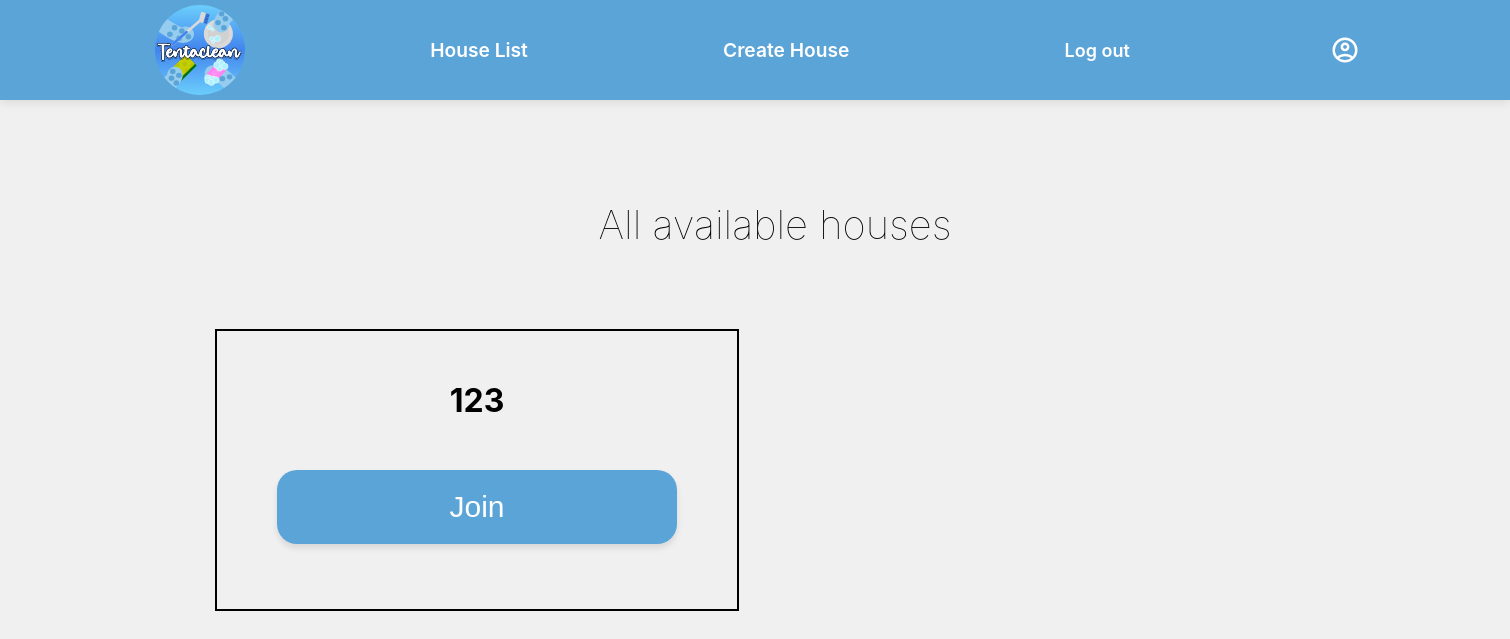
/houselist, run on an earlier commit of the app's database.
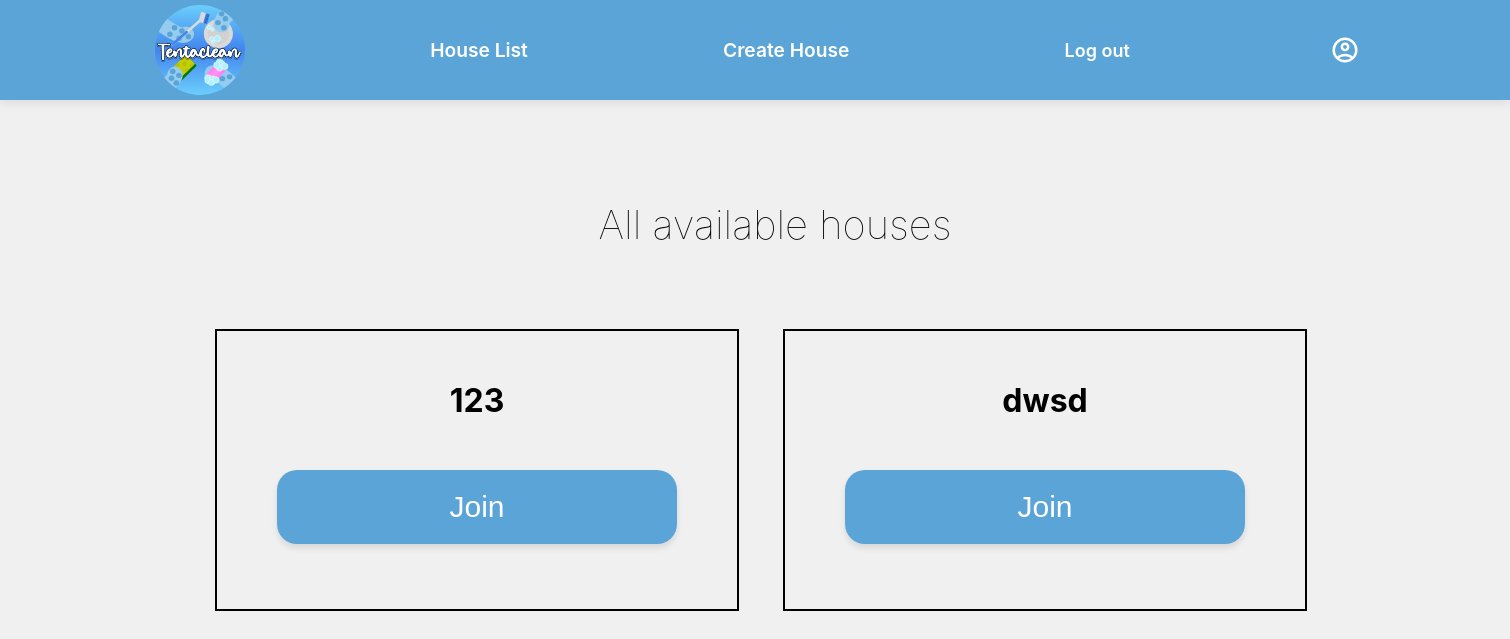
And on a later commit of the database.
### app.py (models this page shows)
class House(db.Model):
    id = db.Column(db.Integer, primary_key=True)
    ownerid = db.Column(db.Integer, db.ForeignKey("user.id"))
    name = db.Column(db.String(255), unique=True, nullable=False)
    address = db.Column(db.String(255), unique=False, nullable=True)
    capacity = db.Column(db.Integer, unique=False)
    description = db.Column(db.String(255), unique=False, nullable=False)
    password = db.Column(db.String(255), unique=False, nullable=True)

### app.py (the view)
@app.route("/houselist")
def houselist():
    houses = House.query.all()
    return render_template("houselist.html", houses=houses)

### templates/houselist.html (shortened to what this page needs)
<!DOCTYPE html>
<html lang="en">
<head>
        <link rel="stylesheet" href="/static/css/styles.css">
</head>
<header>
    <nav class="nav">
        <a class="Tentaclean" href="{{url_for('home')}}">Tentaclean</a>
        <a class="HouseList" href="{{url_for('houselist')}}">House List</a>
        <a class="Home" href="{{url_for('createhouse')}}">Create House</a>
        <a id="logOut" href="{{url_for('logout')}}">Log out</a>
        <img src="../static/img/icons/account_circle.svg" alt="account" id="accounticon">
    </nav>
</header>
<body>
    <h1 class="yourhouses">All available houses</h1>
    <div id="yourhousescontainer">
    {% if houses %}
        {% for house in houses %}
        <div id="House1">
            <h2 class="house">{{house.name}}</h2>
            <button onclick="window.location.href='{{ url_for('taskpage', house_id=house.id) }}'" id="joinbtn">Join</button>
        </div>
        {% endfor %}
    {% else %}
        <p>No available games</p>
    {% endif %}
    </div>
</body>
</html>

### static/css/styles.css (style rules this page uses)
body { font-family: "Inter", sans-serif; background-color: #f0f0f0; overflow-x: hidden; }
h1 { font-size: 40px; position:absolute; width: 100vw; margin-top: 20px; text-align: left; margin-left: 20px; animation: slideInFromTop 0.6s ease-out; }
.Tentaclean { width: 70px; height: 70px; color: transparent; text-decoration: none; text-align: center; font-weight: bold; background-image: url(/static/img/icons/App_icon_circle.svg); background-repeat: no-repeat; background-position: center; background-size: contain; }
nav { height:100px; background-color: #5BA4D8; display: flex; justify-content: space-between; align-items: center; padding: 0 150px; box-shadow: 0 2px 10px rgba(0, 0, 0, 0.1); position: relative; z-index: 100; }
nav a { color: white; font-weight: 600; text-decoration: none; font-size: larger; cursor: pointer; display: inline-block; padding: 10px 15px; position: relative; z-index: 1000; white-space: nowrap; }
#accounticon { position: static; width: 30px; filter: invert(100%); transition: all 0.3s ease; cursor: pointer; }
* { margin: 0px; padding: 0px; }
#createbtn, #joinbtn { margin: 15px; padding: 20px; font-size: 16px; cursor: pointer; width: 400px; border-radius: 20px; color: white; border: 0px; font-size: 30px; text-align: center; transition: all 0.3s ease; box-shadow: 0 4px 6px rgba(0, 0, 0, 0.1); }
#joinbtn { margin: 15px; padding: 20px; font-size: 16px; cursor: pointer; width: 400px; border-radius: 20px; color: white; border: 0px; font-size: 30px; text-align: center; align-items: center; justify-content: center; display: flex; text-decoration: none; }
#joinbtn { background-color: #5BA4D8; margin-top: 50px; }
.house { font-size: 200%; }
.yourhouses { margin: 20px; margin-top: 100px; font-weight: lighter; text-align: center; justify-content: center; margin-bottom: 70px !important; }
#yourhousescontainer { display: grid; grid-template-columns: repeat(2, 1fr); gap: 24px; max-width: 1100px; margin: 40px auto; padding: 0 20px; margin-top: 0px; position: static; }
h1 { position: static; }
#House1 { border: 2px solid black; margin: 10px; display: flex; justify-content: center; align-items: center; flex-direction: column; padding: 10px; padding-top: 50px; padding-bottom: 50px; text-align: center; width: 500px; display: flex; flex-direction: column; align-items: center; justify-content: center; transition: all 0.3s ease; animation: fadeInUp 0.6s ease-out; animation-fill-mode: both; }
html { scroll-behavior: smooth; }
#logOut { position: relative; margin: 15px; padding: 10px 20px; font-size: 16px; cursor: pointer; border-radius: 15px; font-size: 18px; text-decoration: none; text-align: center; border: none; background-color: #5ba4d8; color: white; }
* { transition-timing-function: cubic-bezier(0.4, 0, 0.2, 1); }

What changed in the data, as far as the page shows it:
added House: name "dwsd"
